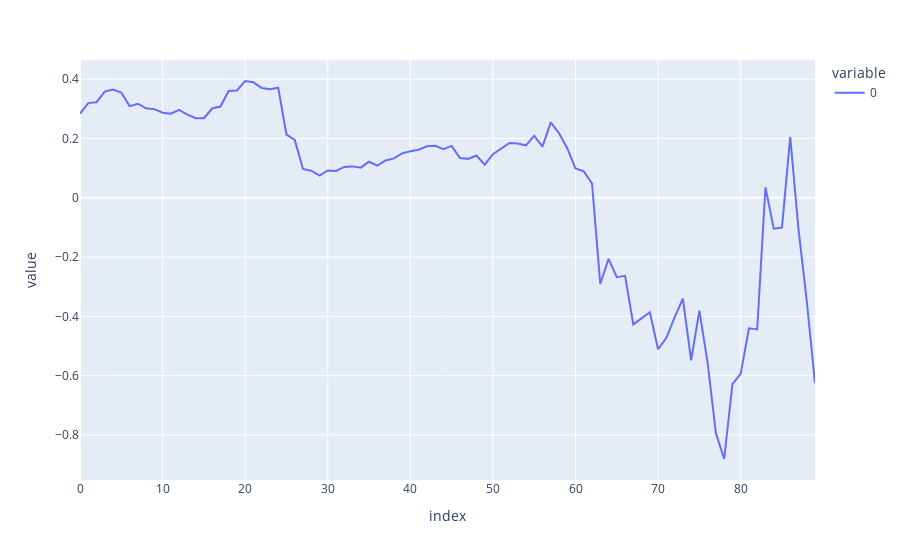

The cell this chart's notebook holds for it:
### Markdown cell above
After some discussion with others, it seems possible that there are a few trials under each task that may provide some guidance for decoding in the other task, despite most trials having basically noise for variance in the unique space. More specifically, there may be some CST trials that have some activation in the RTT space that's predictive of hand velocity, which allows a decoder to pick up on that and generalize to RTT trials. One way to test this is to do a dropout analysis: which CST trials are most important for the generalization to RTT trials in the RTT unique space?

### Code cell
signal = 'lfads_rates_joint_pca_rtt_unique'
df = src.decoder_analysis.precondition_td(td, signal)
df_cst = df.groupby('task').get_group('CST')
df_rtt = df.groupby('task').get_group('RTT')
dropped_scores, dropped_trials = src.decoder_analysis.trial_dropout_analysis(
    df_train=df_cst,
    df_test=df_rtt,
    signal=signal,
    target_name='Hand velocity',
    drop_style='random',
)
px.line(dropped_scores,hover_name=dropped_trials)

### Figure 1 — Plotly figure (JSON) as saved in the notebook; plotly's stock layout.template omitted (floating-point values rounded to 4 significant figures)
{"data": [{"hovertemplate": "<b>%{hovertext}</b><br><br>variable=0<br>index=%{x}<br>value=%{y}<extra></extra>", "hovertext": [287, 183, 337, 277, 82, 246, 88, 20, 290, 204, 170, 271, 347, 341, 299, 314, 174, 285, 109, 389, 201, 134, 41, 200, 11, 276, 248, 123, 40, 195, 298, 382, 95, 218, 336, 143, 166, 155, 232, 72, 240, 322, 49, 189, 65, 377, 45, 118, 368, 304, 154, 213, 122, 51, 348, 359, 374, 267, 74, 26, 327, 311, 4, 256, 141, 307, 92, 100, 165, 293, 167, 257, 33, 146, 131, 206, 376, 241, 119, 238, 360, 275, 312, 98, 222, 319, 90, 197, 269, 158], "legendgroup": "0", "line": {"color": "#636efa", "dash": "solid"}, "marker": {"symbol": "circle"}, "mode": "lines", "name": "0", "orientation": "v", "showlegend": true, "type": "scatter", "x": [0, 1, 2, 3, 4, 5, 6, 7, 8, 9, 10, 11, 12, 13, 14, 15, 16, 17, 18, 19, 20, 21, 22, 23, 24, 25, 26, 27, 28, 29, 30, 31, 32, 33, 34, 35, 36, 37, 38, 39, 40, 41, 42, 43, 44, 45, 46, 47, 48, 49, 50, 51, 52, 53, 54, 55, 56, 57, 58, 59, 60, 61, 62, 63, 64, 65, 66, 67, 68, 69, 70, 71, 72, 73, 74, 75, 76, 77, 78, 79, 80, 81, 82, 83, 84, 85, 86, 87, 88, 89], "xaxis": "x", "y": [0.2841, 0.3193, 0.3224, 0.3581, 0.3654, 0.3549, 0.3093, 0.3172, 0.3017, 0.299, 0.2868, 0.2835, 0.2966, 0.2807, 0.2684, 0.2685, 0.3012, 0.3077, 0.3603, 0.3619, 0.394, 0.3895, 0.3703, 0.3662, 0.3711, 0.2134, 0.1951, 0.09735, 0.0914, 0.07476, 0.09218, 0.09063, 0.1041, 0.106, 0.1018, 0.1215, 0.1086, 0.1257, 0.1329, 0.1497, 0.1572, 0.1621, 0.1736, 0.1754, 0.1642, 0.175, 0.1339, 0.1313, 0.1426, 0.1119, 0.1467, 0.1668, 0.185, 0.1834, 0.1766, 0.2088, 0.1728, 0.2543, 0.2178, 0.1673, 0.09857, 0.08905, 0.04825, -0.291, -0.2059, -0.2678, -0.2633, -0.4272, -0.4075, -0.3861, -0.511, -0.4723, -0.4033, -0.3399, -0.5487, -0.3804, -0.557, -0.7945, -0.8812, -0.6285, -0.5941, -0.4404, -0.4441, 0.0356, -0.1043, -0.1002, 0.2058, -0.1058, -0.3471, -0.6254], "yaxis": "y"}], "layout": {"legend": {"title": {"text": "variable"}, "tracegroupgap": 0}, "margin": {"t": 60}, "xaxis": {"anchor": "y", "domain": [0, 1], "title": {"text": "index"}}, "yaxis": {"anchor": "x", "domain": [0, 1], "title": {"text": "value"}}}}
